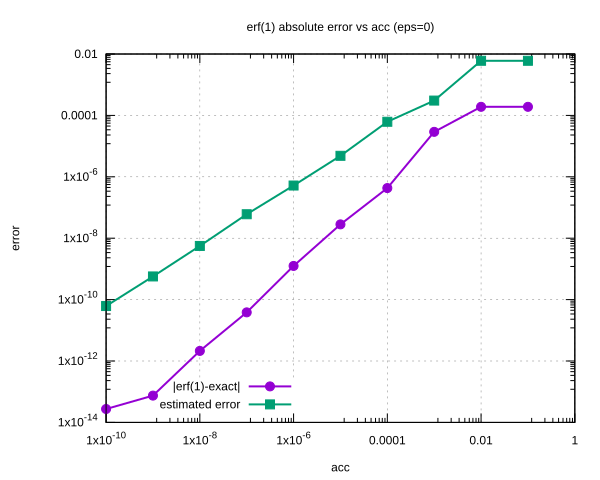

Here is the gnuplot script that generated this plot:
set terminal svg size 900,600 enhanced
set output 'plot_erf_acc.svg'
set terminal svg background "white"

set title 'erf(1) absolute error vs acc (eps=0)'
set xlabel 'acc'
set ylabel 'error'
set grid
set logscale xy
set key left bottom

plot 'erf_acc_sweep.data' using 1:(($3>0)?$3:1/0) with linespoints lw 2 pt 7 title '|erf(1)-exact|', \
     'erf_acc_sweep.data' using 1:(($4>0)?$4:1/0) with linespoints lw 2 pt 5 title 'estimated error'
